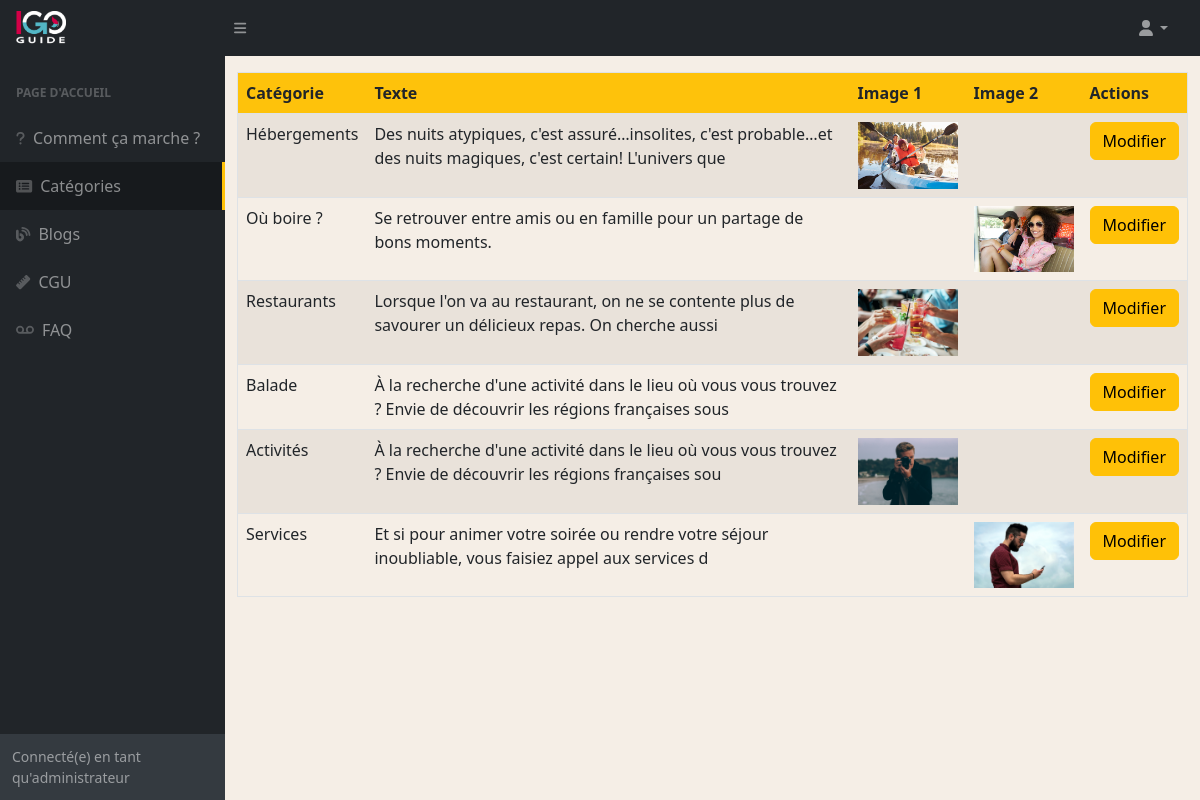
Screenshot of /index.php/dashboard/categories with the database file from the repository.
### tables this page shows
CREATE TABLE `categories` (
  `categories_id` int(10) UNSIGNED NOT NULL,
  `categories_nom` varchar(200) NOT NULL,
  `categories_texte` text NOT NULL,
  `categories_image1` text NOT NULL,
  `categories_image2` text NOT NULL
);

### application/controllers/Dashboard.php (called while the page is built, shortened)
<?php
    class Dashboard extends CI_Controller {
        public function __construct()
        {
            $this->load->model('FrontModel','front') ;
        }
        public function categories() {
            $this->load->view("dashboard/categories",["categories" => $this->front->getAllCategories(),"su" => $this->front->getSU() ,]) ;
        }
    }

### index.php (called while the page is built, shortened)
<?php
require_once BASEPATH.'core/CodeIgniter.php';

### application/core/database/QueryBuilder.php (called while the page is built, shortened)
<?php
class QueryBuilder{
    protected $db;
    protected $query;
    protected $queryType;
    public function __construct(Database $db)
    {
        $this->db = $db->getConnection();
    }
    public function select($table)
    {
        $table = htmlspecialchars(trim($table));
		$this->query = "SELECT * FROM " . $table;
        $this->queryType = "select";
		return $this;
    }
    public function execute(array $params = null)
    {
        $response = false;
        $req = null;
        try {
            $req = $this->db->prepare($this->query);
            $response = $req->execute($params);
        } catch (PDOException $e) {
            die($e->getMessage());
        }
        if($this->queryType === "select") {
            return $req->fetchAll(PDO::FETCH_OBJ);
        }
        return $response;
    }
}

### application/core/database/Database.php (called while the page is built, shortened)
<?php
class Database{
    private $pdo;
    public function __construct($config = null)
    {
        $dns = 'mysql:host='. $config["db_host"] .';port='. $config["db_port"] .';dbname=' . $config["db_name"];
        try {
            $this->pdo = new PDO($dns, $config["db_user"], $config["db_password"],self::OPTIONS);
        } catch (PDOException $e) {
            die($e->getMessage());
        }
    }
    public function getConnection()
    {
        return $this->pdo;
    }
}

### application/models/FrontModel.php (called while the page is built, shortened)
<?php
    class FrontModel extends CI_Model
    {
        public function getAllCategories() {
            return DB::select('categories')
                       ->execute(null) ;
        }
    }

### application/views/dashboard/categories.php (the view, shortened to what this page needs)
<!DOCTYPE html>
<html lang="en">
    <head>
        <link href="https://cdn.jsdelivr.net/npm/simple-datatables@7.1.2/dist/style.min.css" rel="stylesheet" />
        <link href="<?php echo base_url()?>publics/dashboard/css/styles.css" rel="stylesheet" />
        <link href="<?php echo base_url()?>publics/dashboard/css/dashboard.css" rel="stylesheet" />
    </head>
    <body class="sb-nav-fixed" style="background-color: #f5eee6;">
        <nav class="sb-topnav navbar navbar-expand navbar-dark bg-dark">
            <a class="navbar-brand ps-3" href="index.html">
                <img src="<?php echo base_url()?>publics/image/logo.png" style="width: 50px ;" alt="">
            </a>
            <button class="btn btn-link btn-sm order-1 order-lg-0 me-4 me-lg-0" id="sidebarToggle" href="#!"><i class="fas fa-bars"></i></button>
            <ul class="navbar-nav ms-auto ms-md-0 me-3 me-lg-4">
                <li class="nav-item dropdown">
                    <a class="nav-link dropdown-toggle" id="navbarDropdown" href="#" role="button" data-bs-toggle="dropdown" aria-expanded="false"><i class="fas fa-user fa-fw"></i></a>
                </li>
            </ul>
        </nav>
        <div id="layoutSidenav">
            <div id="layoutSidenav_nav">
                <nav class="sb-sidenav accordion sb-sidenav-dark" id="sidenavAccordion">
                    <div class="sb-sidenav-menu">
                    <div class="nav">
                        <div class="sb-sidenav-menu-heading">Page d'accueil</div>
                        <a class="nav-link " href="<?php echo base_url() ?>Dashboard/">
                            <div class="sb-nav-link-icon"><i class="fas fa-question"></i></div>
                            Comment ça marche ?
                        </a>
                        <a class="nav-link activate" href="<?php echo base_url() ?>Dashboard/categories">
                            <div class="sb-nav-link-icon"><i class="fas fa-list-alt"></i></div>
                            Catégories
                        </a>
                        <a class="nav-link" href="<?php echo base_url() ?>Dashboard/blogs">
                            <div class="sb-nav-link-icon"><i class="fas fa-blog"></i></div>
                            Blogs
                        </a>
                        <a class="nav-link " href="<?php echo base_url() ?>Dashboard/cgu">
                            <div class="sb-nav-link-icon"><i class="fas fa-ruler"></i></div>
                            CGU
                        </a>
                        <a class="nav-link" href="<?php echo base_url() ?>Dashboard/faq">
                            <div class="sb-nav-link-icon"><i class="fas fa-voicemail"></i></div>
                            FAQ
                        </a>
                    </div>
                    </div>
                    <div class="sb-sidenav-footer">
                        <div class="small">Connecté(e) en tant qu'administrateur</div>
                    </div>
                </nav>
            </div>
            <div id="layoutSidenav_content">
                <main>
                   <div class="container-fluid px-4">
                        <div class="row">
                            <table class="border mt-3 table table-striped">
                                <thead style="background-color:#fec20b;">
                                    <tr>
                                        <th>Catégorie</th>
                                        <th>Texte</th>
                                        <th>Image 1</th>
                                        <th>Image 2</th>
                                        <th>Actions</th>
                                    </tr>
                                </thead>
                                <tbody>
                                    <?php if(isset($categories)):?>
                                        <?php for($i = 0; $i < count($categories); $i++):?>
                                            <tr>
                                                <td><?php echo $categories[$i]->categories_nom ; ?></td>
                                                <td><?php echo $categories[$i]->categories_texte ; ?></td>
                                                <td>
                                                    <img style="width: 100px;" src="<?php echo base_url()."publics/".$categories[$i]->categories_image1 ; ?>" alt="">
                                                </td>
                                                <td>
                                                    <img style="width: 100px;" src="<?php echo base_url()."publics/".$categories[$i]->categories_image2 ; ?>" alt="">
                                                </td>
                                                <td>
                                                    <a href="#" class="btn btn-warning" data-bs-toggle="modal" data-bs-target="#myModal<?php echo $categories[$i]->categories_id ?>">Modifier</a>
                                                </td>
                                            </tr>
                                        <?php endfor ;?>
                                    <?php endif;?>
                                </tbody>
                            </table>
                        </div>
                   </div>
                </main>
            </div>
        </div>
    </body>
</html>

### publics/dashboard/css/dashboard.css (style rules this page uses)
.activate { border-right: 3px solid #ffc107 ; background-color: rgba(0,0,0,0.3) ; }

### rows the page displays
categories: categories_nom "Hébergements", categories_texte "Des nuits atypiques, c'est assuré…insolites, c'est probable…et des nuits magiques, c'est certain! L'univers que", categories_image1 (picture)
categories: categories_nom "Où boire ?", categories_texte "Se retrouver entre amis ou en famille pour un partage de bons moments.", categories_image2 (picture)
categories: categories_nom "Restaurants", categories_texte "Lorsque l'on va au restaurant, on ne se contente plus de savourer un délicieux repas. On cherche aussi", categories_image1 (picture)
categories: categories_nom "Balade", categories_texte "À la recherche d'une activité dans le lieu où vous vous trouvez ? Envie de découvrir les régions françaises sous"
categories: categories_nom "Activités", categories_texte "À la recherche d'une activité dans le lieu où vous vous trouvez ? Envie de découvrir les régions françaises sou", categories_image1 (picture)
categories: categories_nom "Services", categories_texte "Et si pour animer votre soirée ou rendre votre séjour inoubliable, vous faisiez appel aux services d", categories_image2 (picture)
